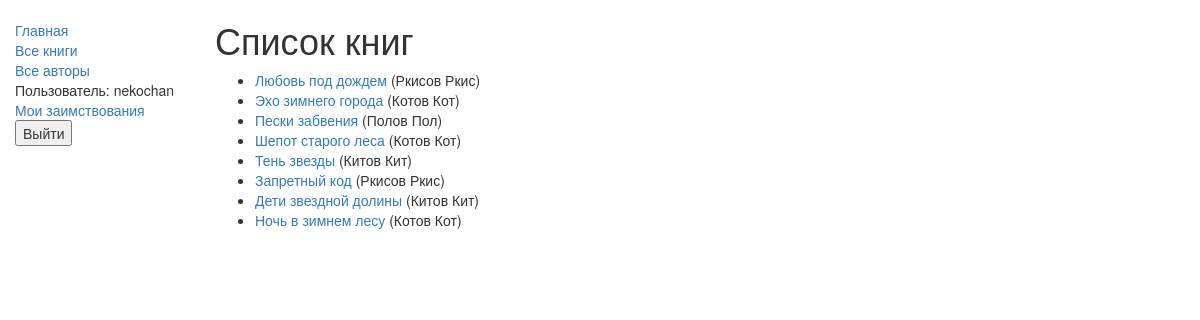
Screenshot of /catalog/books/ (signed in) with the database file from the repository.
### catalog/models.py (models this page shows, shortened)
class Book(models.Model):
    title = models.CharField(max_length=200)
    author = models.ForeignKey('Author', on_delete=models.SET_NULL, null=True)
    summary = models.TextField(max_length=1000, help_text='Enter a brief description of the book')
    isbn = models.CharField('ISBN',
                            max_length=13,
                            help_text='13 Character <a href="https://www.isbn-international.org/content/what-isbn">ISBN number</a>')
    genre = models.ManyToManyField(Genre, help_text='Select a genre for this book')
    language = models.ForeignKey('Language', on_delete=models.SET_NULL, null=True)
    def get_absolute_url(self):
        return reverse('book-detail', args=[str(self.id)])
    def display_genre(self):
        return ', '.join([ genre.name for genre in self.genre.all()[:3] ])
    display_genre.short_description = 'Genre'

class Author(models.Model):
    first_name = models.CharField(max_length=100)
    last_name = models.CharField(max_length=100)
    date_of_birth = models.DateField(null=True, blank=True)
    date_of_death = models.DateField('Died', null=True, blank=True)
    def __str__(self):
        return f'{self.last_name} {self.first_name}'
    class Meta:
        ordering = ['last_name']

### catalog/views.py (the view)
# urls.py: path('books/', views.BookListView.as_view(), name='books'),
class BookListView(generic.ListView):
    model = Book
    paginate_by = 10

### catalog/templates/catalog/book_list.html
{% extends "base_generic.html" %}
{% block content %}
    <h1>Список книг</h1>
    {% if book_list %}
    <ul>
        {% for book in book_list %}
            <li>
                <a href="{{ book.get_absolute_url }}">
                    {{ book.title }}
                </a>
                ({{ book.author }})
            </li>
        {% endfor %}
    </ul>
    {% else %}
        <p>There are no books in the library.</p>
    {% endif %}
{% endblock %}

### catalog/templates/base_generic.html (shortened to what this page needs)
<!DOCTYPE html>
{% load static %}
<html lang="en">
<head>
     <link
      rel="stylesheet"
      href="https://maxcdn.bootstrapcdn.com/bootstrap/3.3.7/css/bootstrap.min.css" />
    {% load static %}
    <link rel="stylesheet" href="{% static 'css/styles.css' %}">
</head>
<body>
<div class="container-fluid">
    <div class="row">
        <div class="col-sm-2">
            {% block sidebar %}
                <ul class="sidebar-nav">
                    <li><a href="{% url 'index' %}">Главная</a></li>
                    <li><a href="{% url 'books' %}">Все книги</a></li>
                    <li><a href="{% url 'author' %}">Все авторы</a></li>
                    {% if user.is_authenticated %}
                        <li>Пользователь: {{ user.get_username }}</li>
                        <li><a href="{% url 'my-borrowed' %}">Мои заимствования</a></li>
                        <li>
                            <form action="{% url 'logout' %}" method="post">
                                <button type="submit">Выйти</button>
                            </form>
                        </li>
                    {% else %}
                        <li><a href="{% url 'login' %}?next={{request.path}}">Войти</a></li>
                    {% endif %}
                </ul>
            <br>
            {% endblock %}
        </div>
        <div class="col-sm-10">
            {% block content %}{% endblock %}
        </div>
    </div>
</div>
</body>
</html>

### catalog/static/css/styles.css (style rules this page uses)
.sidebar-nav { margin-top: 20px; padding: 0; list-style: none; }

### rows the page displays
Book: title "Любовь под дождем", author "Ркисов Ркис"
Book: title "Эхо зимнего города", author "Котов Кот"
Book: title "Пески забвения", author "Полов Пол"
Book: title "Шепот старого леса", author "Котов Кот"
Book: title "Тень звезды", author "Китов Кит"
Book: title "Запретный код", author "Ркисов Ркис"
Book: title "Дети звездной долины", author "Китов Кит"
Book: title "Ночь в зимнем лесу", author "Котов Кот"

### other values shown
{{ user.get_username }} "nekochan"
